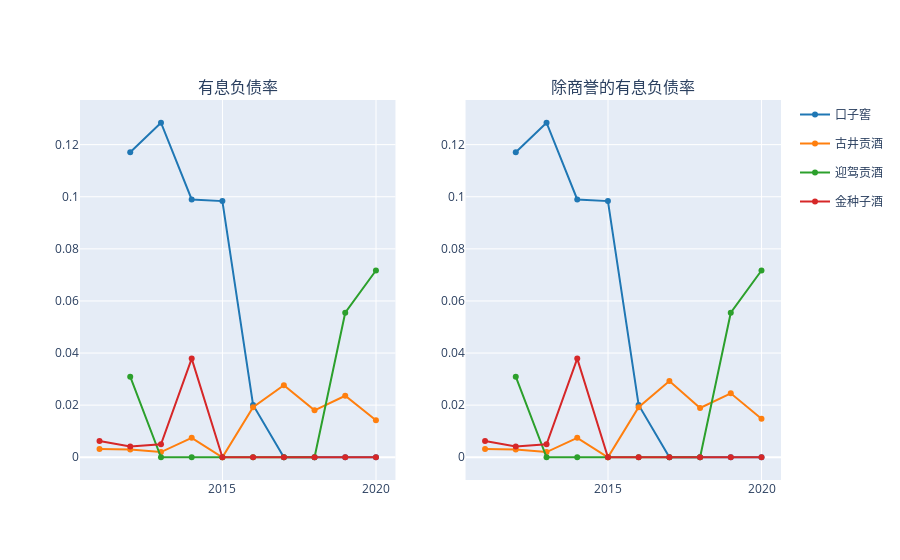

Source (notebook cell):
### Code cell
fig = make_subplots(1,2, subplot_titles=['有息负债率','除商誉的有息负债率'])

for i,k in enumerate(data_dfs.keys()):
    line_ = dict(color=DEFAULT_PLOTLY_COLORS[i])
    data_df = data_dfs[k]
    
    fig.append_trace(go.Scatter(x=data_df.index, y=data_df['debts_yx']/ data_df['total_assets'],name=k,line=line_,legendgroup=k),1,1)
    fig.append_trace(go.Scatter(x=data_df.index, y=data_df['debts_yx'] / (data_df['total_assets'] - data_df['goodwill']),name=k,line=line_,legendgroup=k, showlegend=False),1,2)
    
fig.show()

### Figure 1 — Plotly figure (JSON) as saved in the notebook; plotly's stock layout.template omitted (floating-point values rounded to 4 significant figures)
{"data": [{"legendgroup": "口子窖", "line": {"color": "rgb(31, 119, 180)"}, "name": "口子窖", "type": "scatter", "x": ["2011-12-31", "2012-12-31", "2013-12-31", "2014-12-31", "2015-12-31", "2016-12-31", "2017-12-31", "2018-12-31", "2019-12-31"], "xaxis": "x", "y": [0.1171, 0.1284, 0.09896, 0.09832, 0.02009, 0, 0, 0, 0], "yaxis": "y"}, {"legendgroup": "口子窖", "line": {"color": "rgb(31, 119, 180)"}, "name": "口子窖", "showlegend": false, "type": "scatter", "x": ["2011-12-31", "2012-12-31", "2013-12-31", "2014-12-31", "2015-12-31", "2016-12-31", "2017-12-31", "2018-12-31", "2019-12-31"], "xaxis": "x2", "y": [0.1171, 0.1284, 0.09896, 0.09832, 0.02009, 0, 0, 0, 0], "yaxis": "y2"}, {"legendgroup": "古井贡酒", "line": {"color": "rgb(255, 127, 14)"}, "name": "古井贡酒", "type": "scatter", "x": ["2010-12-31", "2011-12-31", "2012-12-31", "2013-12-31", "2014-12-31", "2015-12-31", "2016-12-31", "2017-12-31", "2018-12-31", "2019-12-31"], "xaxis": "x", "y": [0.003126, 0.002959, 0.001982, 0.00747, 0, 0.01923, 0.02764, 0.01801, 0.02359, 0.01424], "yaxis": "y"}, {"legendgroup": "古井贡酒", "line": {"color": "rgb(255, 127, 14)"}, "name": "古井贡酒", "showlegend": false, "type": "scatter", "x": ["2010-12-31", "2011-12-31", "2012-12-31", "2013-12-31", "2014-12-31", "2015-12-31", "2016-12-31", "2017-12-31", "2018-12-31", "2019-12-31"], "xaxis": "x2", "y": [0.003126, 0.002959, 0.001982, 0.00747, 0, 0.01923, 0.02924, 0.0189, 0.02453, 0.01475], "yaxis": "y2"}, {"legendgroup": "迎驾贡酒", "line": {"color": "rgb(44, 160, 44)"}, "name": "迎驾贡酒", "type": "scatter", "visible": true, "x": ["2011-12-31", "2012-12-31", "2013-12-31", "2014-12-31", "2015-12-31", "2016-12-31", "2017-12-31", "2018-12-31", "2019-12-31"], "xaxis": "x", "y": [0.03093, 0, 0, 0, 0, 0, 0, 0.05546, 0.0717], "yaxis": "y"}, {"legendgroup": "迎驾贡酒", "line": {"color": "rgb(44, 160, 44)"}, "name": "迎驾贡酒", "showlegend": false, "type": "scatter", "visible": true, "x": ["2011-12-31", "2012-12-31", "2013-12-31", "2014-12-31", "2015-12-31", "2016-12-31", "2017-12-31", "2018-12-31", "2019-12-31"], "xaxis": "x2", "y": [0.03093, 0, 0, 0, 0, 0, 0, 0.05546, 0.0717], "yaxis": "y2"}, {"legendgroup": "金种子酒", "line": {"color": "rgb(214, 39, 40)"}, "name": "金种子酒", "type": "scatter", "visible": true, "x": ["2010-12-31", "2011-12-31", "2012-12-31", "2013-12-31", "2014-12-31", "2015-12-31", "2016-12-31", "2017-12-31", "2018-12-31", "2019-12-31"], "xaxis": "x", "y": [0.006209, 0.004127, 0.004984, 0.03788, 0, 0, 0, 0, 0, 0], "yaxis": "y"}, {"legendgroup": "金种子酒", "line": {"color": "rgb(214, 39, 40)"}, "name": "金种子酒", "showlegend": false, "type": "scatter", "visible": true, "x": ["2010-12-31", "2011-12-31", "2012-12-31", "2013-12-31", "2014-12-31", "2015-12-31", "2016-12-31", "2017-12-31", "2018-12-31", "2019-12-31"], "xaxis": "x2", "y": [0.006209, 0.004127, 0.004984, 0.03788, 0, 0, 0, 0, 0, 0], "yaxis": "y2"}], "layout": {"annotations": [{"font": {"size": 16}, "showarrow": false, "text": "有息负债率", "x": 0.225, "xanchor": "center", "xref": "paper", "y": 1, "yanchor": "bottom", "yref": "paper"}, {"font": {"size": 16}, "showarrow": false, "text": "除商誉的有息负债率", "x": 0.775, "xanchor": "center", "xref": "paper", "y": 1, "yanchor": "bottom", "yref": "paper"}], "autosize": true, "xaxis": {"anchor": "y", "autorange": true, "domain": [0, 0.45], "range": ["2010-06-02 03:32:42.8503", "2020-07-29 20:27:17.1497"], "type": "date"}, "xaxis2": {"anchor": "y2", "autorange": true, "domain": [0.55, 1], "range": ["2010-06-02 03:32:42.8503", "2020-07-29 20:27:17.1497"], "type": "date"}, "yaxis": {"anchor": "x", "autorange": true, "domain": [0, 1], "range": [-0.009405, 0.1378], "type": "linear"}, "yaxis2": {"anchor": "x2", "autorange": true, "domain": [0, 1], "range": [-0.009405, 0.1378], "type": "linear"}}}
